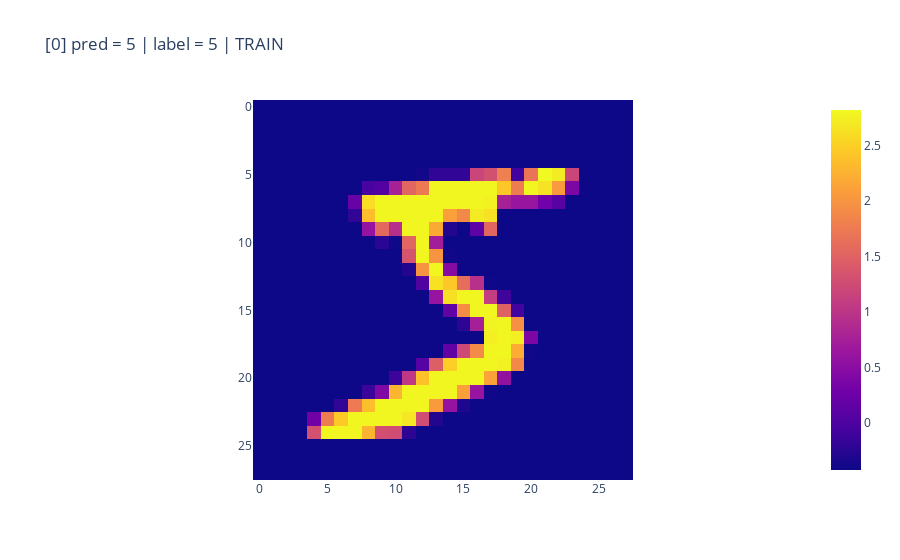

Write notebook code for a chart like this one.
### Code cell
show(0)

### Figure 1 — Plotly figure (JSON) as saved in the notebook; plotly's stock layout.template omitted (floating-point values rounded to 4 significant figures; data arrays with more than 128 entries replaced by an {"elided": "..."} marker saying what was removed)
{"data": [{"coloraxis": "coloraxis", "hovertemplate": "x: %{x}<br>y: %{y}<br>color: %{z}<extra></extra>", "name": "0", "type": "heatmap", "xaxis": "x", "yaxis": "y", "z": {"elided": "28x28 float values"}}], "layout": {"coloraxis": {"colorscale": [[0, "#0d0887"], [0.1111, "#46039f"], [0.2222, "#7201a8"], [0.3333, "#9c179e"], [0.4444, "#bd3786"], [0.5556, "#d8576b"], [0.6667, "#ed7953"], [0.7778, "#fb9f3a"], [0.8889, "#fdca26"], [1, "#f0f921"]]}, "title": {"text": "[0] pred = 5 | label = 5 | TRAIN"}, "xaxis": {"anchor": "y", "constrain": "domain", "domain": [0, 1], "scaleanchor": "y"}, "yaxis": {"anchor": "x", "autorange": "reversed", "constrain": "domain", "domain": [0, 1]}}}
